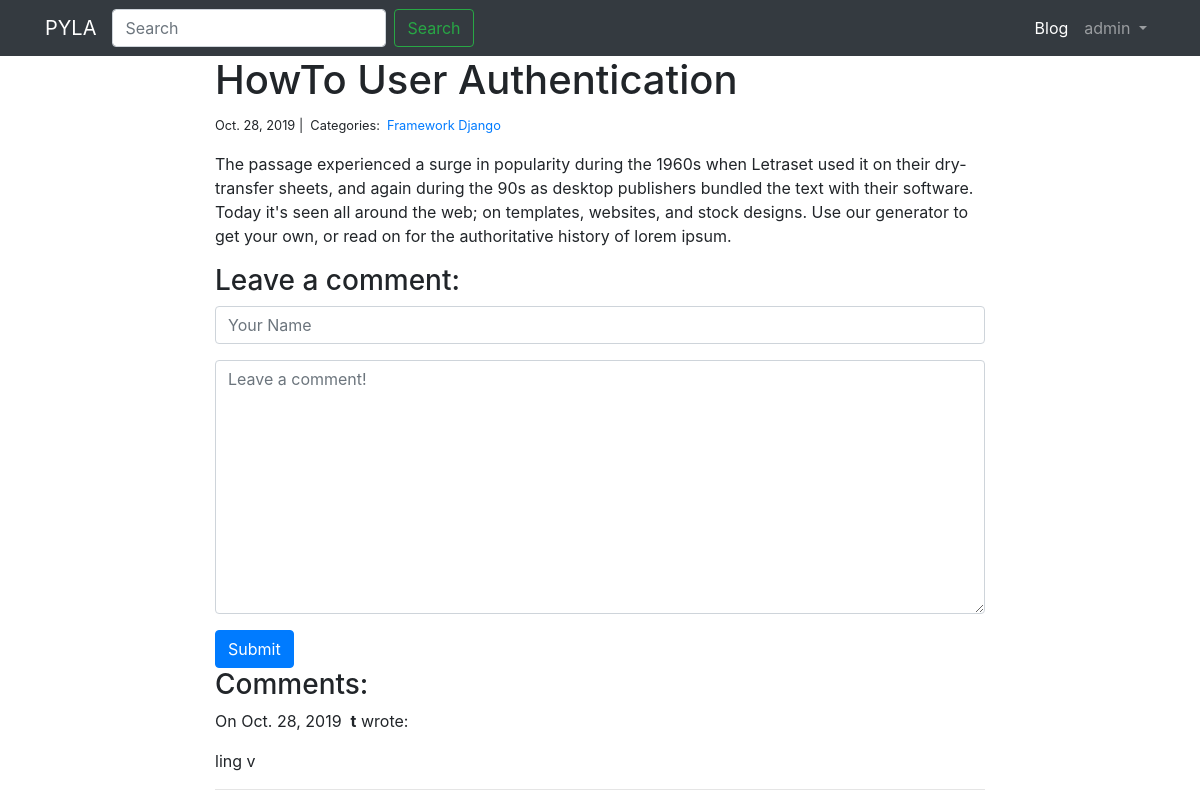
Page /blog/2/ (signed in) on the committed database.
### blog/models.py (models this page shows, shortened)
class Post(models.Model):
    title           = models.CharField(max_length=255)
    body            = models.TextField()
    created_on      = models.DateTimeField(auto_now_add=True)
    last_modified   = models.DateTimeField(auto_now=True)
    categories      = models.ManyToManyField(Category, related_name='posts')

class Category(models.Model):
    name            = models.CharField(max_length=100)
    class Meta:
        verbose_name        = 'Category'
        verbose_name_plural = 'Categories'

class Comment(models.Model):
    author          = models.CharField(max_length=100)
    body            = models.TextField()
    created_on      = models.DateTimeField(auto_now_add=True)
    post            = models.ForeignKey(Post, on_delete=models.CASCADE)

### blog/views.py (the view, shortened to what this page needs)
# urls.py: path('blog/<int:pk>/', views.blog_detail, name='blog_detail'),
def blog_detail(request, pk):
    post        = get_object_or_404(Post, pk=pk)
    form = CommentForm()
    comments    = Comment.objects.filter(post=post)
    context     = {'post':post, 'comments':comments, 'form':form}
    return render(request, 'blog/blog_detail.html', context)

### blog/forms.py
class CommentForm(forms.Form):
    author = forms.CharField(
        max_length=60,
        widget=forms.TextInput(attrs={
            "class": "form-control",
            "placeholder": "Your Name"
        })
    )
    body = forms.CharField(widget=forms.Textarea(
        attrs={
            "class": "form-control",
            "placeholder": "Leave a comment!"
        })
    )

### templates/blog/blog_detail.html (shortened to what this page needs)
{% extends "base.html" %}
{% block content %}
<div class="col-md-8 offset-md-2">
    <h1>{{ post.title }}</h1>
    <small>
        {{ post.created_on.date }} |&nbsp;
        Categories:&nbsp;
        {% for category in post.categories.all %}
        <a href="{% url 'blog_category' category.name %}">
            {{ category.name }}
        </a>&nbsp;
        {% endfor %}
    </small>
    <p>{{ post.body | linebreaks }}</p>
    {% if request.user.is_authenticated %}
    <h3>Leave a comment:</h3>
    <form action="/blog/{{ post.pk }}/" method="post">
        <div class="form-group">
            {{ form.author }}
        </div>
        <div class="form-group">
            {{ form.body }}
        </div>
        <button type="submit" class="btn btn-primary">Submit</button>
    </form>
    {% endif %}
    <h3>Comments:</h3>
    {% for comment in comments %}
    <p>
        On {{comment.created_on.date }}&nbsp;
        <b>{{ comment.author }}</b> wrote:
    </p>
    <p>{{ comment.body }}</p>
    <hr>
    {% endfor %}
</div>
{% endblock %}

### templates/nav.html (shortened to what this page needs)
<nav class="navbar navbar-expand-lg navbar-dark bg-dark">
    <div class="container">
  <a class="navbar-brand" href="{% url 'home_page' %}">PYLA</a>
     <form class="form-inline my-2 my-lg-0">
      <input class="form-control mr-sm-2" type="search" placeholder="Search" aria-label="Search">
      <button class="btn btn-outline-success my-2 my-sm-0" type="submit">Search</button>
    </form>
  <div class="collapse navbar-collapse" id="navbarSupportedContent">
                   <ul class="navbar-nav ml-auto">
                  <li class="nav-item active">
                    <a class="nav-link" href="{% url 'blog_index' %}">Blog<span class="sr-only">(current)</span></a>
                  </li>
                  {% if request.user.is_authenticated %}
                      <li class="nav-item dropdown">
                        <a class="nav-link dropdown-toggle" href="#" id="navbarDropdown" role="button" data-toggle="dropdown" aria-haspopup="true" aria-expanded="false">
                          {{ request.user.username }}
                        </a>
                      </li>
                  {% endif %}
                </ul>
  </div>
</div>
</nav>

### rows in the picture
Post: title "HowTo User Authentication", created_on "Oct. 28, 2019", body "The passage experienced a surge in popularity during the 1960s when Letraset used it on their dry-transfer sheets, and again during the 90s as desktop publishers bundled the text with their software. Today it's seen all around the web; on templates, websites, and stock designs. Use our generator to get your own, or read on for the authoritative history of lorem ipsum."
Category: name "Framework Django"
Comment: created_on "Oct. 28, 2019", author "t", body "ling v"

### other values in the picture
{{ request.user.username }} "admin"
